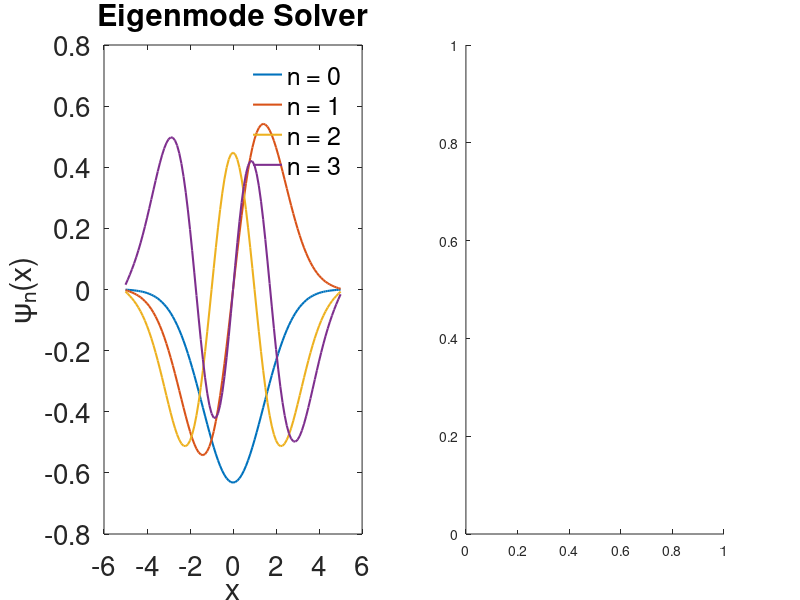

MATLAB code for this plot: (Note: this script raises an error after producing the figure.)
%%%%%%%%%%%%%%%%%%%%%%%%%%%%%%%%%%%%%%%%%%%%%%%%%%%%%%%%%%%%%%%%%%%%%%%%%%%
% Quantum harmonic oscillator
%
% This program solves the 1-dimensiona quantum harmonic oscillator problem
% (quadratic potential) using both the analytic solutions in terms of
% Hermite polynomials and an eigenmode solver implementing finite
% differences.
%
% Made by: Oscar A. Nieves
% Made in: 2019
%%%%%%%%%%%%%%%%%%%%%%%%%%%%%%%%%%%%%%%%%%%%%%%%%%%%%%%%%%%%%%%%%%%%%%%%%%%
clear all; clc; close all;

% Inputs
m = 1;
hbar = 1;
omega = 0.5;
dx = 0.1;
x = -5:dx:5;
N = length(x);

%% Numerical solution (Eigenmode solver)
% Derivative matrix
Dup = diag(ones(N-1,1),1);
Dmid = -2*diag(ones(N,1),0);
Dlow = diag(ones(N-1,1),-1);
Dxx = 1/(dx^2).*( Dlow + Dmid + Dup );

% Linear operator A
A = -hbar^2/2/m * Dxx + 1/2*m*omega^2*diag(x.^2,0);

% Eigenvalue solver
[eigenfunc, eigenval] = eig(A);
n = [0, 1, 2, 3]; % first three energy levels
for kk = 1:length(n)
    wavefunction(:,kk) = eigenfunc(:,kk);
    Energy(kk) = eigenval(kk,kk);
end

% print energies
disp(Energy);

% Normalize wavefunctions using trapezoidal rule
for kk = 1:length(n)
    Prob = wavefunction(:,kk).*conj(wavefunction(:,kk));
    Integral_Prob = dx/2.*sum( Prob(1:end-1) + Prob(2:end) );
    wavefunction(:,kk) = wavefunction(:,kk)./sqrt( Integral_Prob );
end

%% Analytic solutions (Using Hermite Polynomials)
psi_n = @(xv,nv) (m*omega/pi/hbar).^(1/4).*1/sqrt(2.^(nv).*factorial(nv)).*...
    hermiteH(nv,sqrt(m*omega/hbar).*xv).*exp(-m*omega/2/hbar.*xv.^2);
analytic_energies = hbar*omega*(n + 1/2);
disp('analytic energies:');
disp(analytic_energies);

%% Plot eigenfunctions
figure(1);
subplot(121);
set(gcf,'color','w');
for kk = 1:length(n)
    plot(x,wavefunction(:,kk),'LineWidth',1.5); hold on;
    legend_entries{kk} = ['n = ' num2str( n(kk) )];
end
hold off;
legend(legend_entries); legend boxoff;
xlabel('x');
ylabel('\psi_n(x)');
title('Eigenmode Solver');
set(gca,'FontSize',20);

subplot(122);
markers = {'s','--','o','*'};
for kk = 1:length(n)
    plot(x,psi_n(x,n(kk)),'LineWidth',1.5); hold on;
    legend_entries{kk} = ['n = ' num2str( n(kk) )];
end
hold off;
legend(legend_entries); legend boxoff;
xlabel('x');
ylabel('\psi_n(x)');
title('Analytic Solutions');
set(gca,'FontSize',20);
%%%%%%%%%%%%%%%%%%%%%%%%%%%%%%%%%%%%%%%%%%%%%%%%%%%%%%%%%%%%%%%%%%%%%%%%%%%